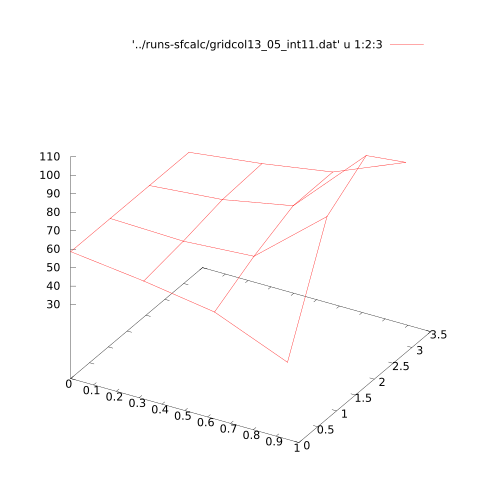

Recreate this plot in gnuplot.
set terminal pdf size 5in, 5in 
set output 'grids.pdf'

splot '../runs-sfcalc/gridcol13_05_int11.dat' u 1:2:3 w lines
splot '../runs-sfcalc/gridcol13_05_int12.dat' u 1:2:3 w lines
splot '../runs-sfcalc/gridcol13_05_int13.dat' u 1:2:3 w lines
splot '../runs-sfcalc/gridcol13_05_int14.dat' u 1:2:3 w lines
splot '../runs-sfcalc/gridcol13_05_int15.dat' u 1:2:3 w lines
splot '../runs-sfcalc/gridcol13_05_int16.dat' u 1:2:3 w lines
splot '../runs-sfcalc/gridcol13_05_int19.dat' u 1:2:3 w lines
splot '../runs-sfcalc/gridcol13_05_int1.dat' u 1:2:3 w lines
splot '../runs-sfcalc/gridcol13_05_int20.dat' u 1:2:3 w lines
splot '../runs-sfcalc/gridcol13_05_int3.dat' u 1:2:3 w lines
splot '../runs-sfcalc/gridcol13_05_int4.dat' u 1:2:3 w lines
splot '../runs-sfcalc/gridcol13_05_int5.dat' u 1:2:3 w lines
splot '../runs-sfcalc/gridcol13_05_int7.dat' u 1:2:3 w lines
splot '../runs-sfcalc/gridcol13_05_int9.dat' u 1:2:3 w lines
splot '../runs-sfcalc/gridcol1313_05_int2.dat' u 1:2:3 w lines
splot '../runs-sfcalc/gridcol1314_05_int1.dat' u 1:2:3 w lines
splot '../runs-sfcalc/gridcol1314_05_int2.dat' u 1:2:3 w lines
splot '../runs-sfcalc/gridcol1314_05_int3.dat' u 1:2:3 w lines
splot '../runs-sfcalc/gridcol1314_05_int4.dat' u 1:2:3 w lines
splot '../runs-sfcalc/gridcol1333_05_int1.dat' u 1:2:3 w lines
splot '../runs-sfcalc/gridcol1333_05_int2.dat' u 1:2:3 w lines
splot '../runs-sfcalc/gridcol1333_05_int3.dat' u 1:2:3 w lines
splot '../runs-sfcalc/gridcol1333_05_int4.dat' u 1:2:3 w lines
splot '../runs-sfcalc/gridcol1334_05_int1.dat' u 1:2:3 w lines
splot '../runs-sfcalc/gridcol1334_05_int2.dat' u 1:2:3 w lines
splot '../runs-sfcalc/gridcol14_05_int11.dat' u 1:2:3 w lines
splot '../runs-sfcalc/gridcol14_05_int12.dat' u 1:2:3 w lines
splot '../runs-sfcalc/gridcol14_05_int13.dat' u 1:2:3 w lines
splot '../runs-sfcalc/gridcol14_05_int14.dat' u 1:2:3 w lines
splot '../runs-sfcalc/gridcol14_05_int15.dat' u 1:2:3 w lines
splot '../runs-sfcalc/gridcol14_05_int16.dat' u 1:2:3 w lines
splot '../runs-sfcalc/gridcol14_05_int19.dat' u 1:2:3 w lines
splot '../runs-sfcalc/gridcol14_05_int20.dat' u 1:2:3 w lines
splot '../runs-sfcalc/gridcol14_05_int3.dat' u 1:2:3 w lines
splot '../runs-sfcalc/gridcol14_05_int4.dat' u 1:2:3 w lines
splot '../runs-sfcalc/gridcol1414_05_int2.dat' u 1:2:3 w lines
splot '../runs-sfcalc/gridcol1433_05_int1.dat' u 1:2:3 w lines
splot '../runs-sfcalc/gridcol1433_05_int2.dat' u 1:2:3 w lines
splot '../runs-sfcalc/gridcol1433_05_int4.dat' u 1:2:3 w lines
splot '../runs-sfcalc/gridcol1434_05_int1.dat' u 1:2:3 w lines
splot '../runs-sfcalc/gridcol1434_05_int2.dat' u 1:2:3 w lines
splot '../runs-sfcalc/gridcol33_05_int1.dat' u 1:2:3 w lines
splot '../runs-sfcalc/gridcol33_05_int2.dat' u 1:2:3 w lines
splot '../runs-sfcalc/gridcol3333_05_int1.dat' u 1:2:3 w lines
splot '../runs-sfcalc/gridcol3333_05_int2.dat' u 1:2:3 w lines
splot '../runs-sfcalc/gridcol3334_05_int1.dat' u 1:2:3 w lines
splot '../runs-sfcalc/gridcol34_05_int10.dat' u 1:2:3 w lines
splot '../runs-sfcalc/gridcol34_05_int11.dat' u 1:2:3 w lines
splot '../runs-sfcalc/gridcol34_05_int14.dat' u 1:2:3 w lines
splot '../runs-sfcalc/gridcol34_05_int1.dat' u 1:2:3 w lines
splot '../runs-sfcalc/gridcol34_05_int3.dat' u 1:2:3 w lines
splot '../runs-sfcalc/gridcol34_05_int4.dat' u 1:2:3 w lines
splot '../runs-sfcalc/gridcol34_05_int5.dat' u 1:2:3 w lines
splot '../runs-sfcalc/gridcol34_05_int6.dat' u 1:2:3 w lines
